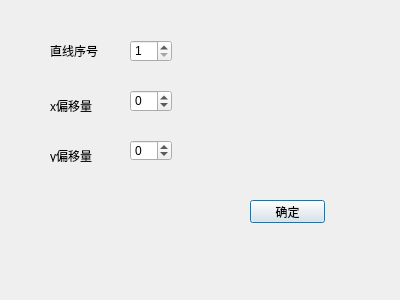
<?xml version="1.0" encoding="UTF-8"?>
<ui version="4.0">
 <class>tranlineDialog</class>
 <widget class="QDialog" name="tranlineDialog">
  <property name="geometry">
   <rect>
    <x>0</x>
    <y>0</y>
    <width>400</width>
    <height>300</height>
   </rect>
  </property>
  <property name="windowTitle">
   <string>Dialog</string>
  </property>
  <widget class="QLabel" name="label">
   <property name="geometry">
    <rect>
     <x>50</x>
     <y>40</y>
     <width>54</width>
     <height>21</height>
    </rect>
   </property>
   <property name="text">
    <string>直线序号</string>
   </property>
  </widget>
  <widget class="QSpinBox" name="spinBox">
   <property name="geometry">
    <rect>
     <x>130</x>
     <y>40</y>
     <width>42</width>
     <height>22</height>
    </rect>
   </property>
   <property name="minimum">
    <number>1</number>
   </property>
  </widget>
  <widget class="QLabel" name="label_2">
   <property name="geometry">
    <rect>
     <x>50</x>
     <y>100</y>
     <width>54</width>
     <height>12</height>
    </rect>
   </property>
   <property name="text">
    <string>x偏移量</string>
   </property>
  </widget>
  <widget class="QLabel" name="label_3">
   <property name="geometry">
    <rect>
     <x>50</x>
     <y>150</y>
     <width>54</width>
     <height>12</height>
    </rect>
   </property>
   <property name="text">
    <string>y偏移量</string>
   </property>
  </widget>
  <widget class="QSpinBox" name="spinBox_2">
   <property name="geometry">
    <rect>
     <x>130</x>
     <y>90</y>
     <width>42</width>
     <height>22</height>
    </rect>
   </property>
   <property name="minimum">
    <number>-800</number>
   </property>
   <property name="maximum">
    <number>800</number>
   </property>
  </widget>
  <widget class="QSpinBox" name="spinBox_3">
   <property name="geometry">
    <rect>
     <x>130</x>
     <y>140</y>
     <width>42</width>
     <height>21</height>
    </rect>
   </property>
   <property name="minimum">
    <number>-500</number>
   </property>
   <property name="maximum">
    <number>500</number>
   </property>
  </widget>
  <widget class="QPushButton" name="pushButton">
   <property name="geometry">
    <rect>
     <x>250</x>
     <y>200</y>
     <width>75</width>
     <height>23</height>
    </rect>
   </property>
   <property name="text">
    <string>确定</string>
   </property>
  </widget>
 </widget>
 <resources/>
 <connections/>
</ui>
